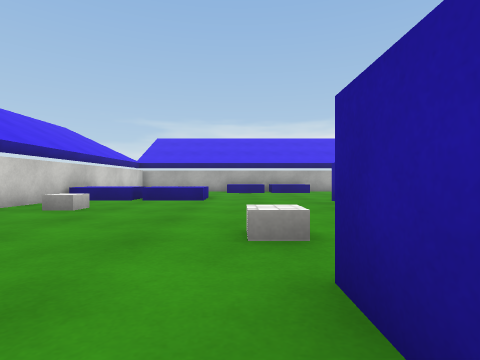
view 1 (above)

17 first-person views from a walk through a 3-D level made in the Unity game engine. The camera is 0.54 m above the floor, looks level and sees 80° across. The floor is counted in squares, 1 m on a side. Each view is taken from the middle of a square. On the plan, view 1 faces up. The plan holds only what a view shows up to about 9 squares ahead; the rest is blank. The place goes on beyond the plan. The player is left out. Surface patterns are stand-ins for the level's own textures.

view 2
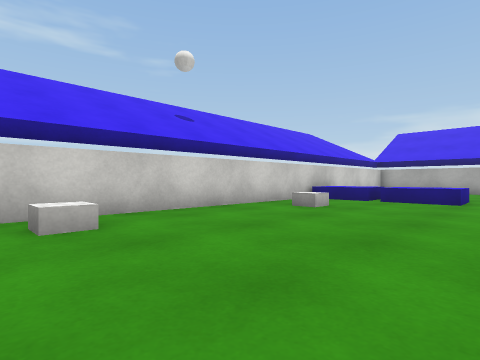

view 3
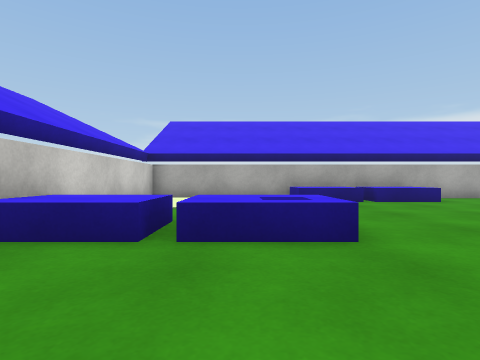

view 4
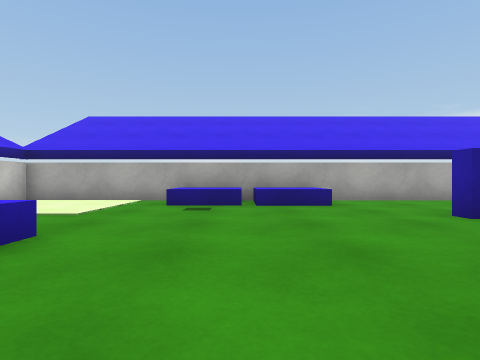

view 5
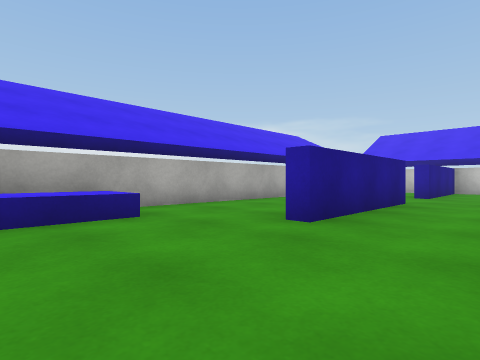

view 6
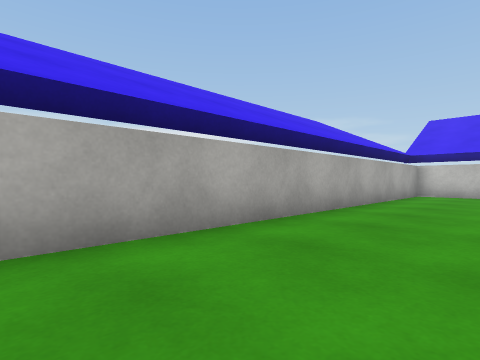

view 7
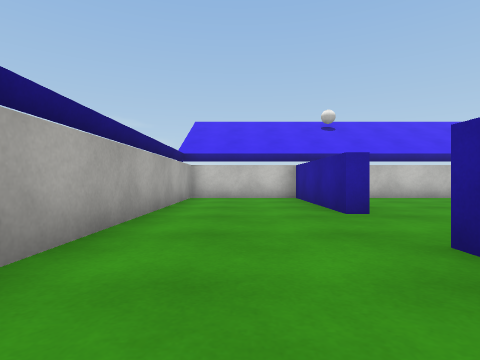

view 8
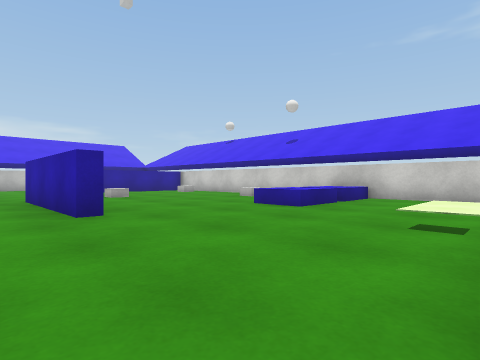

view 9
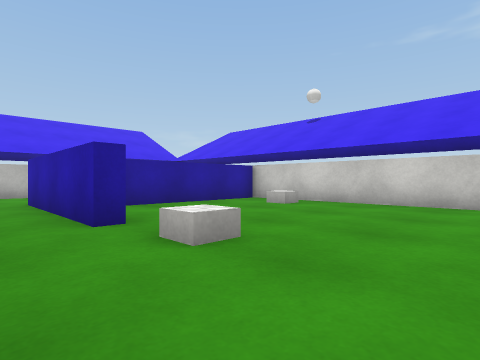

view 10
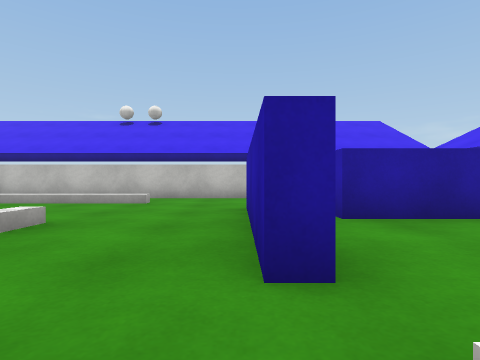

view 11
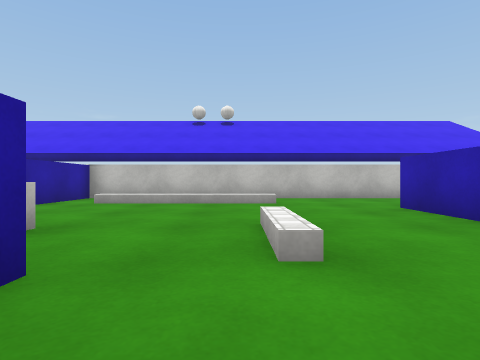

view 12
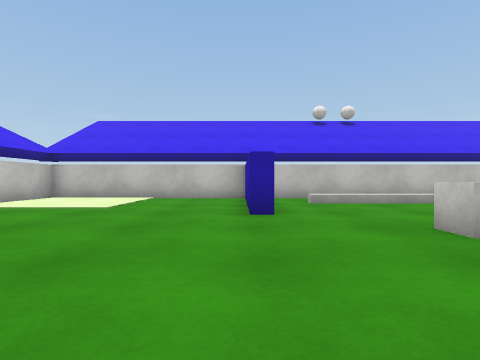

view 13
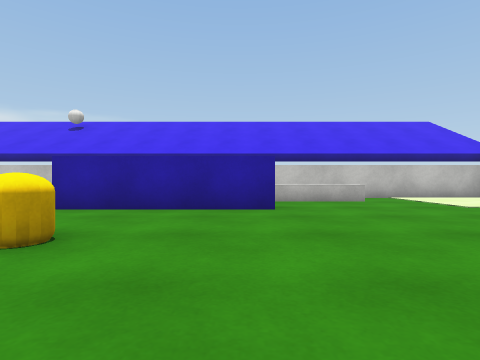

view 14
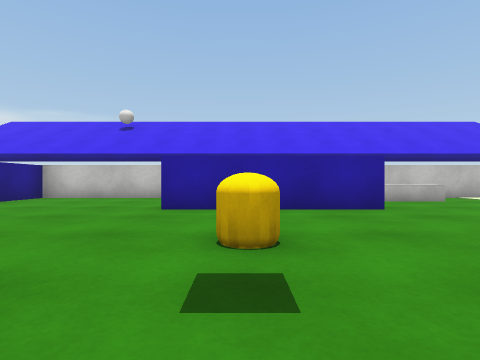

view 15
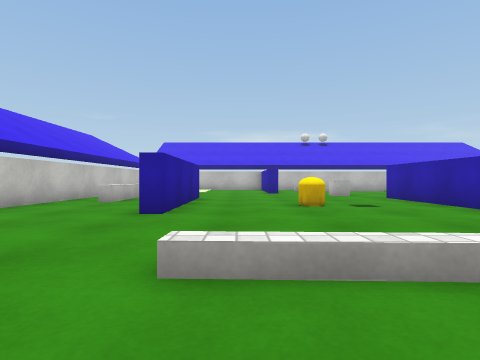

view 16
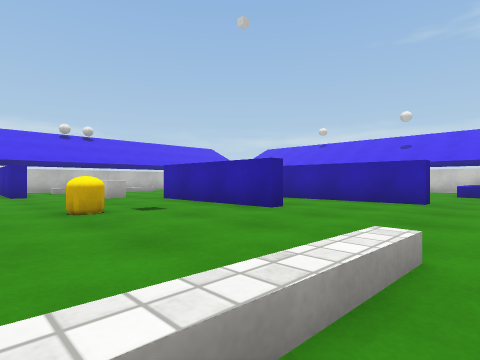

view 17
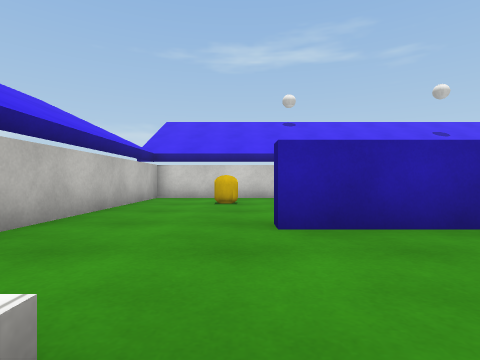

### Floor plan
Key: @ floor where view 1 was taken; # wall or solid block; . main floor; : floor 0.05 m higher than the main floor; = window, fence, low wall or low ledge; ^ raised ledge; C capsule; O other object.
Columns run from 5 left of view 1 to 15 right of it. Each row starts with its distance up from view 1.
 14 #####################
 13 #:::.^^^^...........#
 12 #:::.^^^^...........#
 11 #:::................#
 10 #.........####..#####
  9 #^^^................#
  8 #^^^^........^=^....#
  7 #.......#...........#
  6 #.......#...........#
  5 #.O.....#.#.....#...#
  4 #.......# #..CC.#...#
  3 #....O....#.....# ^.#
  2 #.........#.....# ^.#
  1 #O....#...........^ #
  0 #....@#..^..O.....^ #
 -1 #####.#...........^ #
 -2 #.....#.......#.....#
 -3 #.C...........#..:::#
 -4 #........^^^^.#..:::#
 -5 #........   ..#..:::#
 -6 #####################

Where each view was taken, in squares from view 1:
view 1: 0 up, 0 right, facing up
view 2: 0 up, 0 right, facing up-left
view 3: 5 up, 2 left, facing up
view 4: 6 up, 1 right, facing up
view 5: 8 up, 1 right, facing up-right
view 6: 11 up, 4 right, facing up-right
view 7: 12 up, 6 right, facing right
view 8: 12 up, 4 right, facing down-left
view 9: 5 up, 2 right, facing down-left
view 10: 3 up, 1 right, facing down
view 11: 3 up, 4 right, facing down
view 12: 3 up, 9 right, facing down
view 13: 2 up, 6 right, facing right
view 14: 4 up, 6 right, facing right
view 15: 10 up, 10 right, facing down
view 16: 9 up, 10 right, facing down-left
view 17: 3 down, 4 right, facing left
